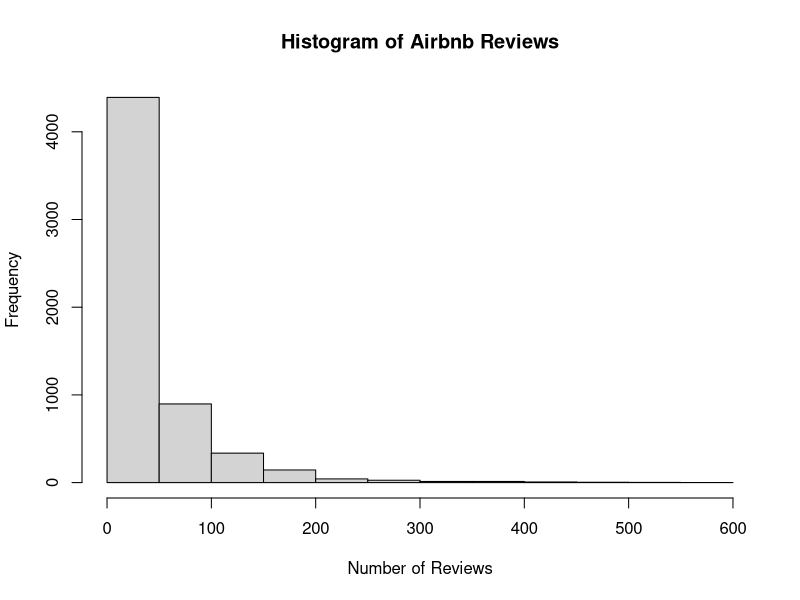
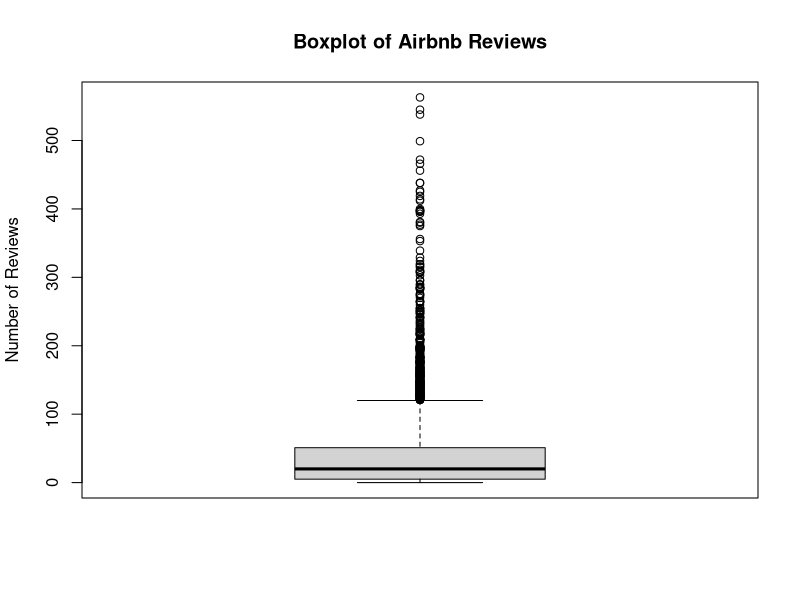

Recreate these plots in R, in order.
## ---- chunk 1
knitr::opts_chunk$set(echo = TRUE)
## ---- chunk 2
my.product.min <- function(x)
{
  min <- min(x)
  return(x * min)
}
## ---- chunk 3
x1 <- rnorm(10)  # Generates 10 random numbers stored in a vector "x1"
my.product.min(x1) # Apply my.product.min function to x1

x2 <- rnorm(14)  # Generates 14 random numbers and apply function
my.product.min(x2)
## ---- chunk 4
sum.squares.scalar1 <- function(y.vec, a)
{
  return(sum((y.vec - a)^2))
}
## ---- chunk 5
y1 <- rnorm(100) # Generates 100 random numbers
a1 <- 1.5

sum.squares.scalar1(y1, a1)
## ---- chunk 6
sum.squares.scalar2 <- function(y.vec, a)
{
  if(length(a) > 1){stop("Error: a should be a scalar.")}
  return(sum((y.vec - a)^2))
}
## ---- chunk 7
y1 <- rnorm(10) # Vector of 10 random numbers
a2 <- c(10, 11, -2) # Vector of 3 numbers
a3 <- 5 # Scalar

# sum.squares.scalar2(y1, a2)
## ---- chunk 8
sum.squares.scalar2(y1, a3)
## ---- chunk 9
NOLA <- read.csv("Airbnb_Listings_NOLA.csv")

mean(NOLA$Price)
median(NOLA$Price)
sd(NOLA$Price)
range.Price <- max(NOLA$Price) - min(NOLA$Price)
range.Price
## ---- chunk 10
unique(NOLA$Room_Type)
Count_Room_Type <- data.frame(c(NOLA$Room_Type))
nrow(Count_Room_Type)
Room_Proportion <- table(NOLA$Room_Type)
Room_Proportion
(Room_Proportion / nrow(Count_Room_Type)) * 100
## ---- chunk 11
Price_RT <- c(subset(NOLA, NOLA$Room_Type == 'Entire home/apt'))
mean(Price_RT$Price)
median(Price_RT$Price)
sd(Price_RT$Price)


Price_LT <- c(subset(NOLA, NOLA$Room_Type == 'Private room'))
mean(Price_LT$Price)
median(Price_LT$Price)
sd(Price_LT$Price)
## ---- chunk 12
more_than_50 <- subset(NOLA, NOLA$Number_of_Reviews > 50)
nrow(more_than_50)
nrow(NOLA)
Proportion_More_Than_50 <- (nrow(more_than_50) / nrow(NOLA)) * 100
Proportion_More_Than_50
## ---- chunk 13
hist(NOLA$Number_of_Reviews, main = "Histogram of Airbnb Reviews", xlab = "Number of Reviews")

boxplot(NOLA$Number_of_Reviews, main = 'Boxplot of Airbnb Reviews', ylab = 'Number of Reviews')
## ---- chunk 14
my.sd <- function(x)
{
 standard_deviation <- sd(x)
 return(standard_deviation)
}
## ---- chunk 15
x <- rnorm(20)
sd(x)
my.sd(x)
## ---- chunk 16
my.sdev <- function(x)
{
  if(length(x) < 2){stop("Error: Standard deviation requires more than one element.")}
  return(sd(x))
}
## ---- chunk 17
y1 <- 3 # Vector with one element -- it shouldn't work.
y2 <- rnorm(3) # Vector with three elements - should work!

# Apply Your Function to y1 and y2 in This Space

# my.sdev(y1)
my.sdev(y2)
